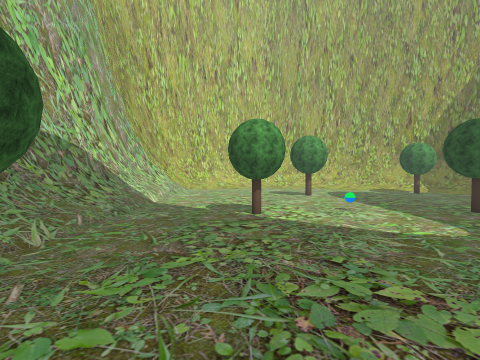
view 1 (above)

20 first-person views from a walk through a 3-D level made in the Unity game engine. The camera is 1.3 m above the floor, tilts 2° down and sees 85° across. The floor is counted in squares, 2 m on a side. Each view is taken from the middle of a square. On the plan, view 1 faces up. The plan holds only what a view shows up to about 9 squares ahead; the rest is blank. The place goes on beyond the plan. Some trees and plants on the terrain are drawn as simple stand-ins. The player character is not drawn.

view 2
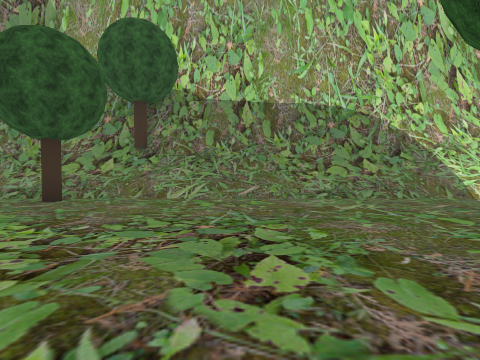

view 3
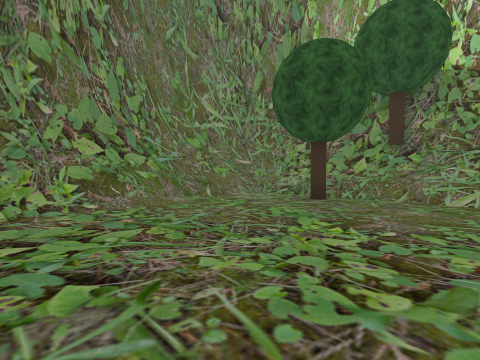

view 4
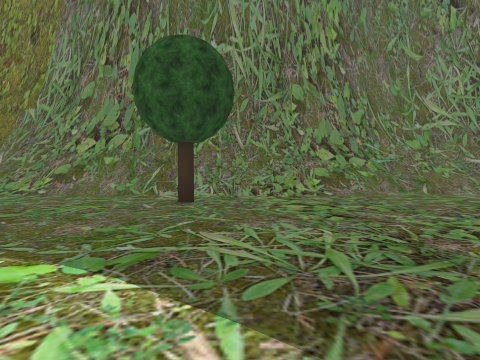

view 5
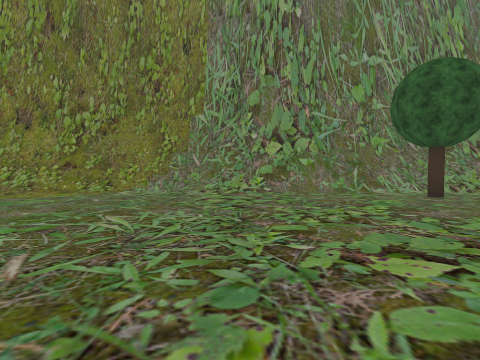

view 6
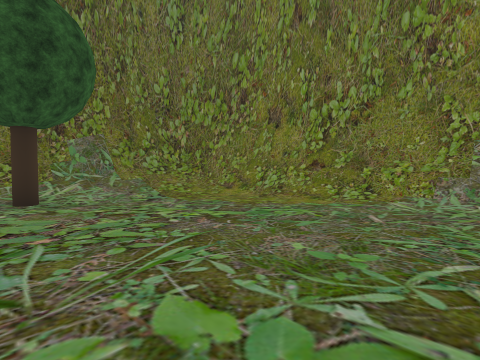

view 7
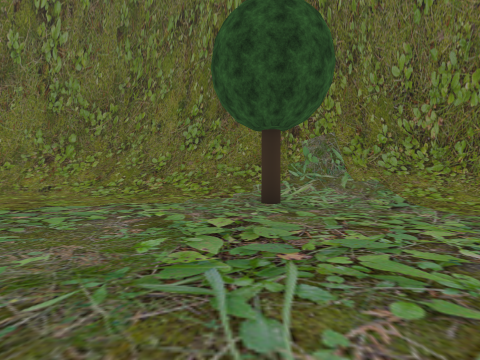

view 8
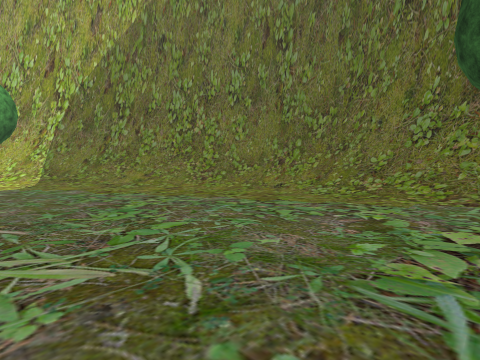

view 9
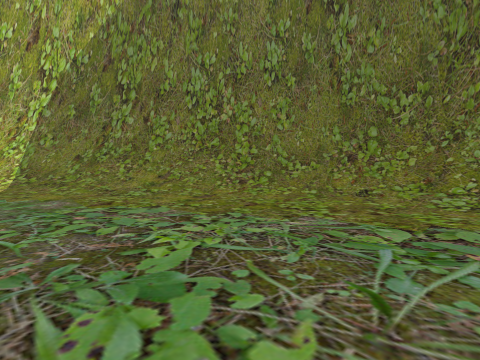

view 10
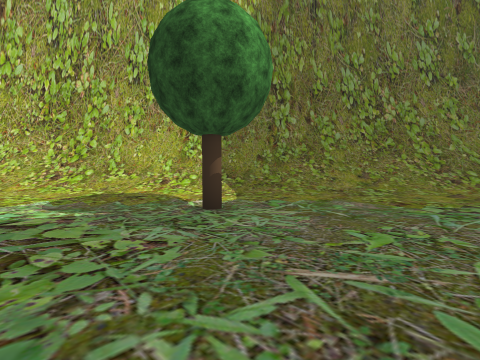

view 11
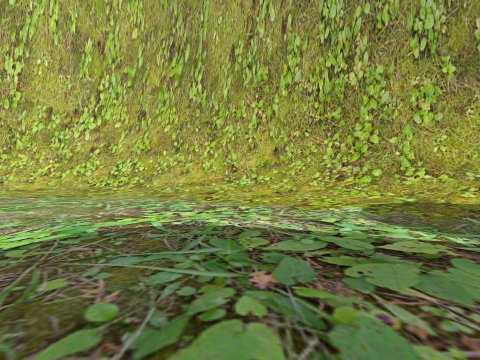

view 12
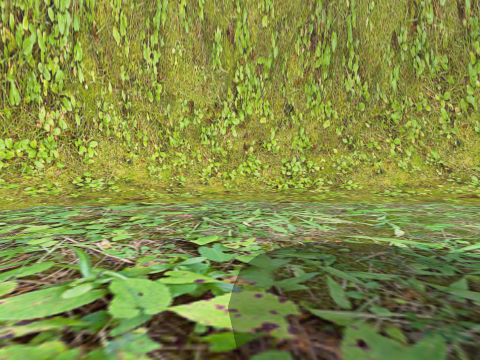

view 13
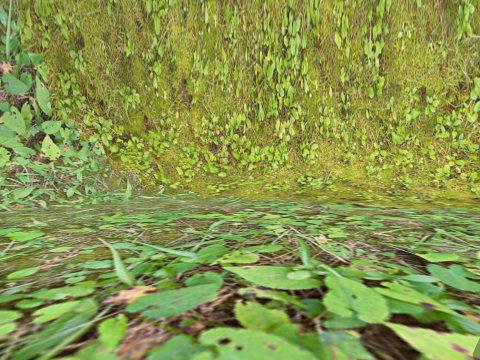

view 14
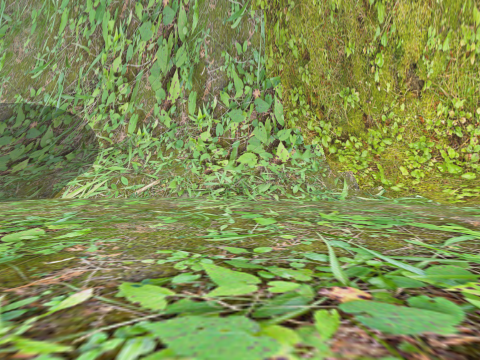

view 15
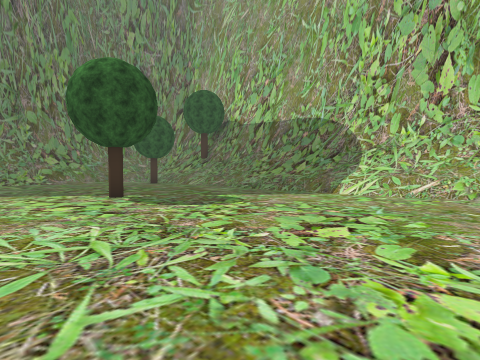

view 16
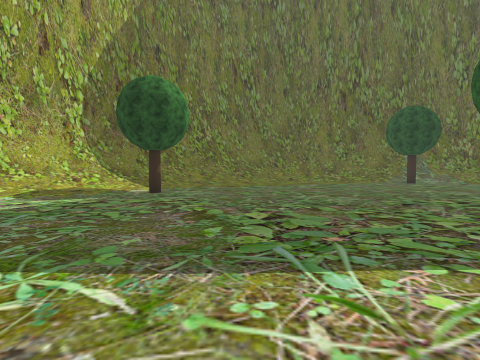

view 17
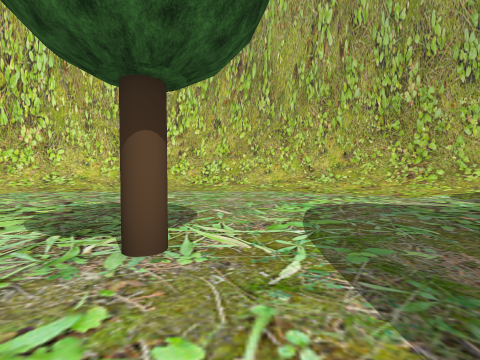

view 18
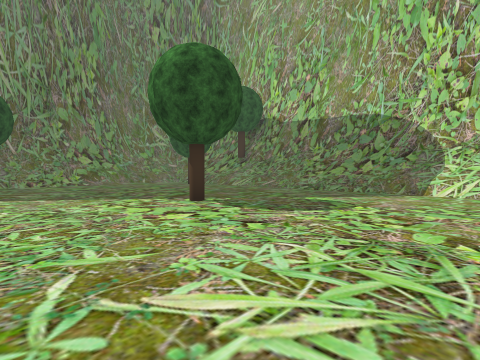

view 19
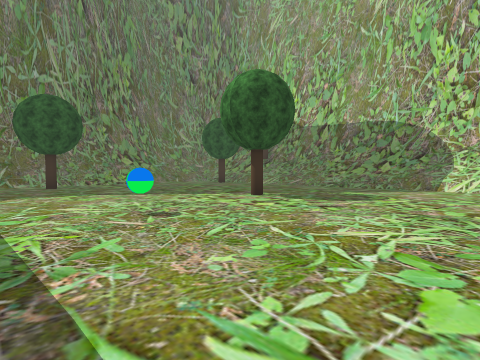

view 20
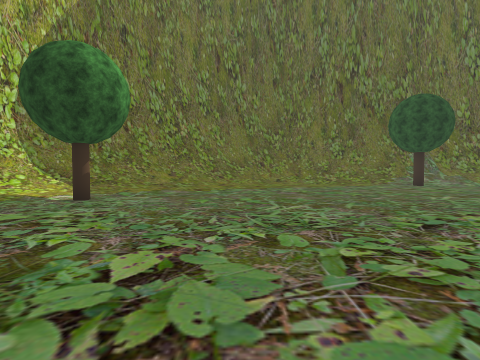

### Floor plan
Key: @ floor where view 1 was taken; # wall or solid block; . main floor; : floor 0.25 m higher than the main floor; / step, stairs or slope; T tree; O other object.
Columns run from 7 left of view 1 to 21 right of it. Each row starts with its distance up from view 1.
 26       ####/####
 25     ###//////#####
 24    ##////.../////##
 23   ##///.......////###
 22  ##///..........///###
 21  #///............////##
 20  #//..............////##
 19  #//...............////##
 18  #//...............T:///##
 17  #//.................////##
 16  #//.......T..........:///##
 15 ##//....................//##
 14 #//.....................://##
 13 #//......................//##
 12 #//.......................//#
 11 #//........... ...........//#
 10 #//........O..  T.........//#
  9 #//.....T.................//#
  8 #//......................./##
  7 #//......................//#
  6 #//.....................T//#
  5 #//.....................//##
  4 #T/.....................//##
  3 #//T.......T............//#
  2 #//....................///#
  1  ///.///////////////////###
  0  #/////@/#######//////###
 -1  ##/######     ########
 -2     #

Positions as (right, up) in squares from view 1, and headings:
1: (0, 0), facing up
2: (2, 7), facing left
3: (2, 6), facing down-left
4: (3, 8), facing down
5: (9, 9), facing down
6: (11, 7), facing down-right
7: (12, 7), facing right
8: (12, 7), facing up-right
9: (13, 10), facing up-right
10: (9, 14), facing up-right
11: (8, 16), facing up
12: (2, 17), facing up
13: (2, 17), facing up-left
14: (2, 17), facing left
15: (3, 16), facing down-left
16: (4, 15), facing right
17: (5, 14), facing up
18: (4, 14), facing down-left
19: (6, 14), facing down-left
20: (6, 14), facing right
